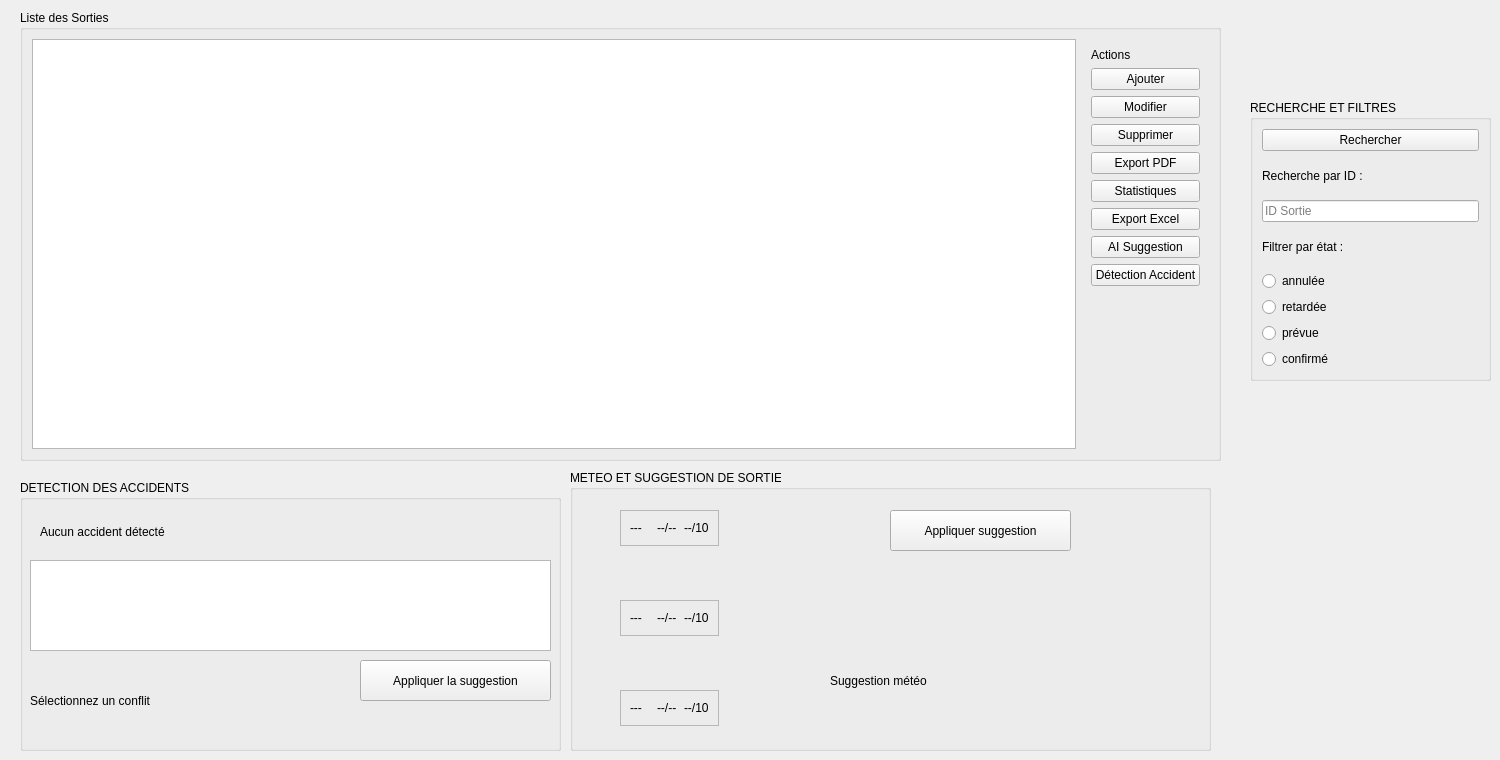
      <widget class="QWidget" name="sortie_listPage">
       <widget class="QGroupBox" name="groupBox_7">
        <property name="geometry">
         <rect>
          <x>20</x>
          <y>10</y>
          <width>1201</width>
          <height>451</height>
         </rect>
        </property>
        <property name="title">
         <string>Liste des Sorties</string>
        </property>
        <layout class="QHBoxLayout" name="horizontalLayout_2">
         <item>
          <widget class="QTableView" name="sortie_tableView"/>
         </item>
         <item>
          <widget class="QWidget" name="widget_3" native="true">
           <layout class="QVBoxLayout" name="verticalLayout_8">
            <item>
             <widget class="QLabel" name="label_19">
              <property name="text">
               <string>Actions</string>
              </property>
             </widget>
            </item>
            <item>
             <widget class="QPushButton" name="sortie_btnAjouter">
              <property name="text">
               <string>Ajouter</string>
              </property>
             </widget>
            </item>
            <item>
             <widget class="QPushButton" name="sortie_btnModifier">
              <property name="text">
               <string>Modifier</string>
              </property>
             </widget>
            </item>
            <item>
             <widget class="QPushButton" name="sortie_btnSupprimer">
              <property name="text">
               <string>Supprimer</string>
              </property>
             </widget>
            </item>
            <item>
             <widget class="QPushButton" name="sortie_btnExportPDF">
              <property name="text">
               <string>Export PDF</string>
              </property>
             </widget>
            </item>
            <item>
             <widget class="QPushButton" name="sortie_btnStats">
              <property name="text">
               <string>Statistiques</string>
              </property>
             </widget>
            </item>
            <item>
             <widget class="QPushButton" name="sortie_btnExportExcel">
              <property name="text">
               <string>Export Excel</string>
              </property>
             </widget>
            </item>
            <item>
             <widget class="QPushButton" name="sortie_btnMeteo">
              <property name="text">
               <string>AI Suggestion</string>
              </property>
             </widget>
            </item>
            <item>
             <widget class="QPushButton" name="sortie_btnAccident">
              <property name="text">
               <string>Détection Accident</string>
              </property>
             </widget>
            </item>
            <item>
             <spacer name="verticalSpacer_6">
              <property name="orientation">
               <enum>Qt::Orientation::Vertical</enum>
              </property>
              <property name="sizeHint" stdset="0">
               <size>
                <width>20</width>
                <height>238</height>
               </size>
              </property>
             </spacer>
            </item>
           </layout>
          </widget>
         </item>
        </layout>
       </widget>
       <widget class="QGroupBox" name="groupBox_8">
        <property name="geometry">
         <rect>
          <x>570</x>
          <y>470</y>
          <width>641</width>
          <height>281</height>
         </rect>
        </property>
        <property name="title">
         <string>METEO ET SUGGESTION DE SORTIE</string>
        </property>
        <widget class="QFrame" name="frame_5">
         <property name="geometry">
          <rect>
           <x>50</x>
           <y>40</y>
           <width>99</width>
           <height>36</height>
          </rect>
         </property>
         <property name="frameShape">
          <enum>QFrame::Shape::StyledPanel</enum>
         </property>
         <property name="frameShadow">
          <enum>QFrame::Shadow::Raised</enum>
         </property>
         <layout class="QHBoxLayout" name="horizontalLayout_3">
          <item>
           <widget class="QLabel" name="labelD1Cond_2">
            <property name="text">
             <string>---</string>
            </property>
           </widget>
          </item>
          <item>
           <widget class="QLabel" name="labelD1Date_2">
            <property name="text">
             <string>--/--</string>
            </property>
           </widget>
          </item>
          <item>
           <widget class="QLabel" name="labelD1Score_2">
            <property name="text">
             <string>--/10</string>
            </property>
           </widget>
          </item>
         </layout>
        </widget>
        <widget class="QFrame" name="frame_6">
         <property name="geometry">
          <rect>
           <x>50</x>
           <y>130</y>
           <width>99</width>
           <height>36</height>
          </rect>
         </property>
         <property name="frameShape">
          <enum>QFrame::Shape::StyledPanel</enum>
         </property>
         <property name="frameShadow">
          <enum>QFrame::Shadow::Raised</enum>
         </property>
         <layout class="QHBoxLayout" name="horizontalLayout_4">
          <item>
           <widget class="QLabel" name="labelD2Cond_2">
            <property name="text">
             <string>---</string>
            </property>
           </widget>
          </item>
          <item>
           <widget class="QLabel" name="labelD_2">
            <property name="text">
             <string>--/--</string>
            </property>
           </widget>
          </item>
          <item>
           <widget class="QLabel" name="labelD2Score_2">
            <property name="text">
             <string>--/10</string>
            </property>
           </widget>
          </item>
         </layout>
        </widget>
        <widget class="QFrame" name="frame_7">
         <property name="geometry">
          <rect>
           <x>50</x>
           <y>220</y>
           <width>99</width>
           <height>36</height>
          </rect>
         </property>
         <property name="frameShape">
          <enum>QFrame::Shape::StyledPanel</enum>
         </property>
         <property name="frameShadow">
          <enum>QFrame::Shadow::Raised</enum>
         </property>
         <layout class="QHBoxLayout" name="horizontalLayout_5">
          <item>
           <widget class="QLabel" name="labelD3Cond_2">
            <property name="text">
             <string>---</string>
            </property>
           </widget>
          </item>
          <item>
           <widget class="QLabel" name="label_29">
            <property name="text">
             <string>--/--</string>
            </property>
           </widget>
          </item>
          <item>
           <widget class="QLabel" name="labelD3Score_2">
            <property name="text">
             <string>--/10</string>
            </property>
           </widget>
          </item>
         </layout>
        </widget>
        <widget class="QLabel" name="label_32">
         <property name="geometry">
          <rect>
           <x>260</x>
           <y>160</y>
           <width>361</width>
           <height>101</height>
          </rect>
         </property>
         <property name="text">
          <string>Suggestion météo</string>
         </property>
        </widget>
        <widget class="QPushButton" name="pushButtonApply_2">
         <property name="geometry">
          <rect>
           <x>320</x>
           <y>40</y>
           <width>181</width>
           <height>41</height>
          </rect>
         </property>
         <property name="text">
          <string>Appliquer suggestion</string>
         </property>
        </widget>
       </widget>
       <widget class="QGroupBox" name="groupBox_accident_2">
        <property name="geometry">
         <rect>
          <x>20</x>
          <y>480</y>
          <width>541</width>
          <height>271</height>
         </rect>
        </property>
        <property name="title">
         <string>DETECTION DES ACCIDENTS</string>
        </property>
        <widget class="QLabel" name="labelAccidentTitle_2">
         <property name="geometry">
          <rect>
           <x>20</x>
           <y>31</y>
           <width>401</width>
           <height>41</height>
          </rect>
         </property>
         <property name="text">
          <string>Aucun accident détecté</string>
         </property>
        </widget>
        <widget class="QListWidget" name="listWidgetConflicts_2">
         <property name="geometry">
          <rect>
           <x>10</x>
           <y>80</y>
           <width>521</width>
           <height>91</height>
          </rect>
         </property>
        </widget>
        <widget class="QLabel" name="labelAccidentSuggestion_2">
         <property name="geometry">
          <rect>
           <x>10</x>
           <y>180</y>
           <width>311</width>
           <height>81</height>
          </rect>
         </property>
         <property name="text">
          <string>Sélectionnez un conflit</string>
         </property>
        </widget>
        <widget class="QPushButton" name="pushButtonAccidentApply_2">
         <property name="geometry">
          <rect>
           <x>340</x>
           <y>180</y>
           <width>191</width>
           <height>41</height>
          </rect>
         </property>
         <property name="text">
          <string>Appliquer la suggestion</string>
         </property>
        </widget>
       </widget>
       <widget class="QGroupBox" name="groupBox_9">
        <property name="geometry">
         <rect>
          <x>1250</x>
          <y>100</y>
          <width>241</width>
          <height>281</height>
         </rect>
        </property>
        <property name="title">
         <string>RECHERCHE ET FILTRES</string>
        </property>
        <layout class="QVBoxLayout" name="verticalLayout_4">
         <item>
          <widget class="QPushButton" name="sortie_btnRecherche">
           <property name="text">
            <string>Rechercher</string>
           </property>
          </widget>
         </item>
         <item>
          <widget class="QLabel" name="label_34">
           <property name="text">
            <string>Recherche par ID :</string>
           </property>
          </widget>
         </item>
         <item>
          <widget class="QLineEdit" name="sortie_lineEditRecherche">
           <property name="placeholderText">
            <string>ID Sortie</string>
           </property>
          </widget>
         </item>
         <item>
          <widget class="QLabel" name="label_33">
           <property name="text">
            <string>Filtrer par état :</string>
           </property>
          </widget>
         </item>
         <item>
          <widget class="QRadioButton" name="sortie_formRadioAnnulee">
           <property name="text">
            <string>annulée</string>
           </property>
          </widget>
         </item>
         <item>
          <widget class="QRadioButton" name="sortie_formRadioRetardee">
           <property name="text">
            <string>retardée</string>
           </property>
          </widget>
         </item>
         <item>
          <widget class="QRadioButton" name="sortie_formRadioPrevue">
           <property name="text">
            <string>prévue</string>
           </property>
          </widget>
         </item>
         <item>
          <widget class="QRadioButton" name="sortie_formRadioConfirme">
           <property name="text">
            <string>confirmé</string>
           </property>
          </widget>
         </item>
        </layout>
       </widget>
      </widget>
